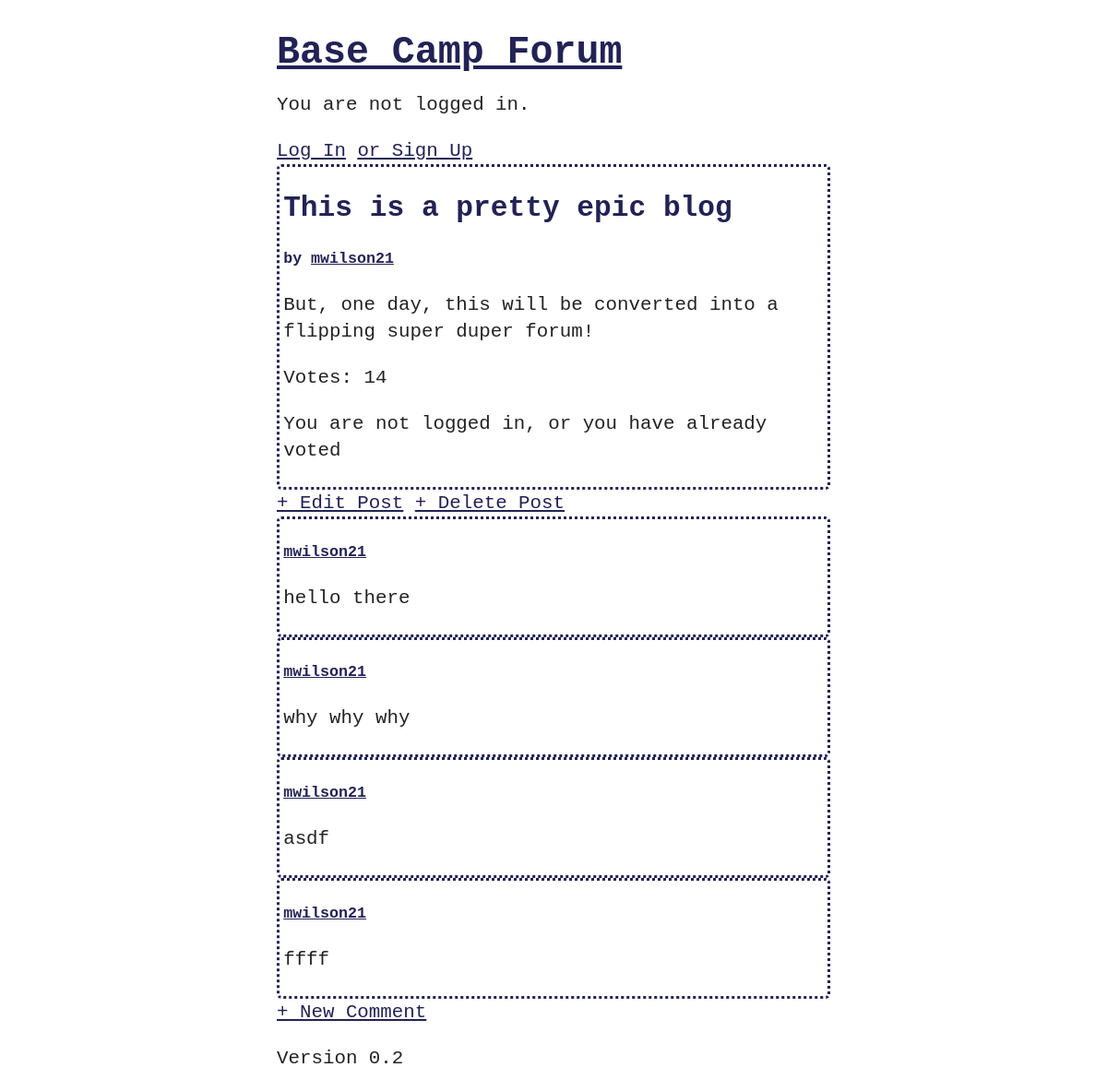
The app's page /post/1/ with its own data.
### blog/models.py (models this page shows, shortened)
class Post(models.Model):
    title = models.CharField(max_length=200)
    author = models.ForeignKey(
        get_user_model(),
        on_delete=models.CASCADE,
    )
    body = models.TextField()

class Comment(models.Model):
    post = models.ForeignKey(
        Post,
        on_delete=models.CASCADE,
        related_name="comments",
    )
    comment = models.TextField()
    author = models.ForeignKey(get_user_model(), on_delete=models.CASCADE)
    def __str__(self):
        return self.comment

### accounts/models.py (models this page shows)
class CustomUser(AbstractUser):
    age = models.PositiveIntegerField(null=True, blank=True)

### blog/views.py (the view)
# urls.py: path("post/<int:pk>/", BlogDetailView.as_view(), name="post_detail"),
class BlogDetailView(DetailView):
    model = Post
    template_name = "post_detail.html"
    def get_context_data(self, **kwargs):
        context = super().get_context_data(**kwargs)
        if self.request.user.is_authenticated:
            context["user_has_voted"] = (
                context["post"].votes.filter(author=self.request.user).exists()
            )
        else:
            context["user_has_voted"] = True
        return context

### templates/post_detail.html (shortened to what this page needs)
{% extends 'base.html' %} {% block content %}
<div class="post-entry">
  <h2>{{ post.title }}</h2>
  <h3>
    by
    <a href="{% url 'user_profile' post.author.username %}"
      >{{ post.author.username }}</a
    >
  </h3>
  <p>{{ post.body }}</p>
  <p>Votes: {{ post.votes.count }}</p>
  <form action="{% url 'post_vote' post.pk %}" method="post">
    {% if not user_has_voted %} {% csrf_token %} {{ form.as_p }}
    <input type="submit" value="Vote" />
    {% else %}
    <p>You are not logged in, or you have already voted</p>
    {% endif %}
  </form>
</div>
<a href="{% url 'post_edit' post.pk %}">+ Edit Post</a>
<a href="{% url 'post_delete' post.pk %}">+ Delete Post</a>
{% for comment in post.comments.all %}
<div class="post-entry">
  <h3>
    <a href="{% url 'user_profile' post.author.username %}"
      >{{ comment.author.username }}</a
    >
  </h3>
  <p>{{ comment }}</p>
</div>
{% endfor %}
<a href="{{ request.path }}comment">+ New Comment</a>{% endblock content %}

### static/css/base.css (style rules this page uses)
@media only screen and (min-width: 901px) { body { background-color: white; max-width: 50%; margin: 0 auto; padding-top: 2em; font-family: monospace; font-size: 1.6em; line-height: 1.4em; } }
p { color: #222; }
header, h1, h2, h3, a { color: #225; }
h2 { font-size: 1.5em; }
h3 { font-size: 0.8em; }
.post-entry { border-color: #225; border-style: dotted; border-radius: 5px; padding: 0.2em; }

### records on screen
Post: title "This is a pretty epic blog", author.username "mwilson21", body "But, one day, this will be converted into a flipping super duper forum!", votes.count "14"
Comment: author.username "mwilson21", comment "hello there"
Comment: author.username "mwilson21", comment "why why why"
Comment: author.username "mwilson21", comment "asdf"
Comment: author.username "mwilson21", comment "ffff"
